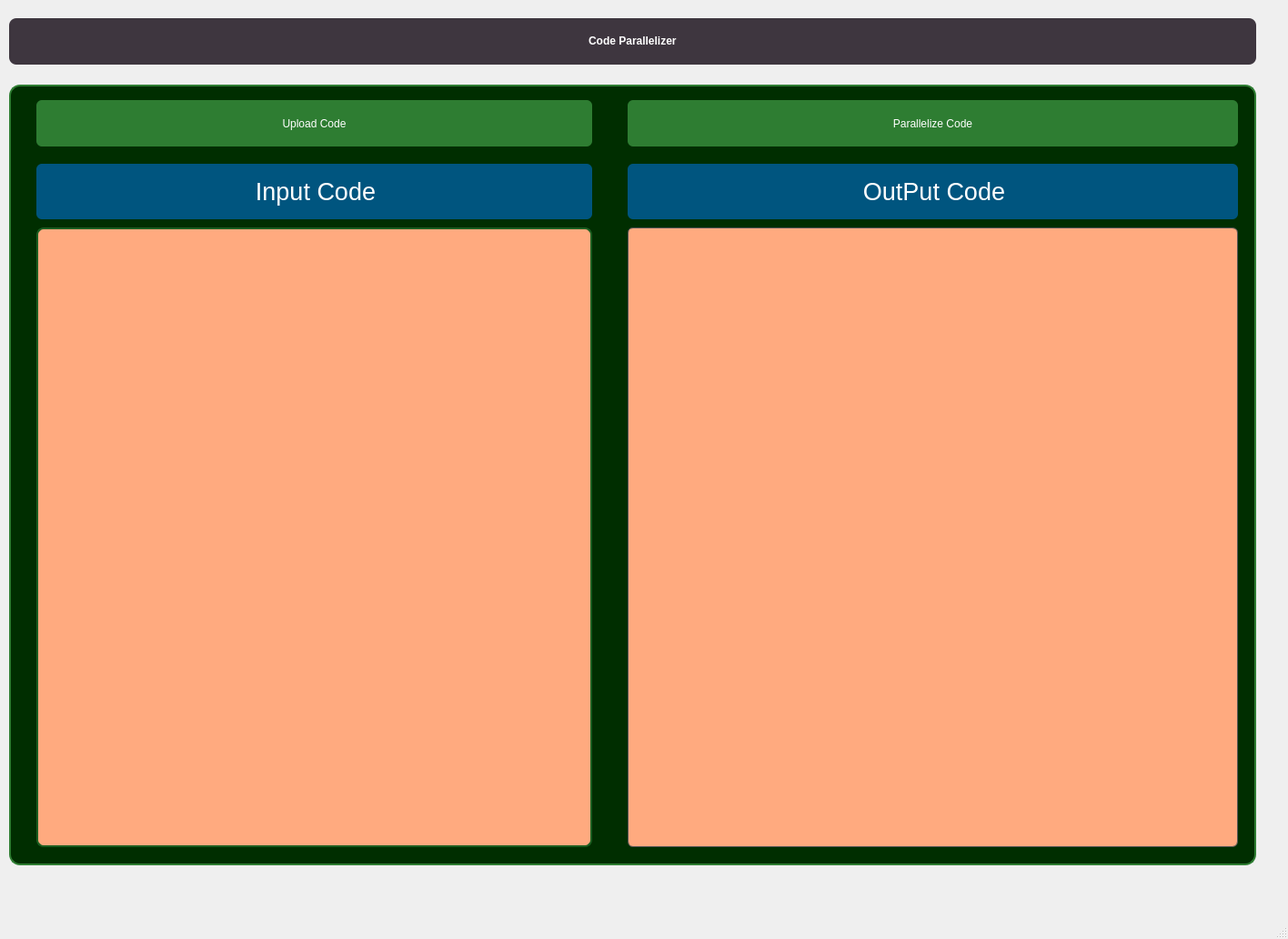
<?xml version="1.0" encoding="UTF-8"?>
<ui version="4.0">
 <class>MainWindow</class>
 <widget class="QMainWindow" name="MainWindow">
  <property name="geometry">
   <rect>
    <x>0</x>
    <y>0</y>
    <width>1416</width>
    <height>1032</height>
   </rect>
  </property>
  <property name="windowTitle">
   <string>MainWindow</string>
  </property>
  <widget class="QWidget" name="centralwidget">
   <widget class="QLabel" name="Bank_System_LB">
    <property name="geometry">
     <rect>
      <x>10</x>
      <y>20</y>
      <width>1371</width>
      <height>51</height>
     </rect>
    </property>
    <property name="styleSheet">
     <string notr="true">QLabel {
    background-color: rgb(62, 54, 63);  /* Dark purple-gray background */
    font: 700 24pt &quot;Segoe UI&quot;;          /* Bold large text for prominence */
    color: rgb(255, 255, 255);          /* White text for contrast */
    padding: 6px 12px;                  /* Adds breathing space inside the label */
    border-radius: 8px;                 /* Rounded corners for a polished look */
}
</string>
    </property>
    <property name="text">
     <string>&lt;html&gt;&lt;head/&gt;&lt;body&gt;&lt;p align=&quot;center&quot;&gt;&lt;span style=&quot; font-weight:700;&quot;&gt;Code Parallelizer  &lt;/span&gt;&lt;/p&gt;&lt;/body&gt;&lt;/html&gt;</string>
    </property>
   </widget>
   <widget class="QGroupBox" name="AppGroup">
    <property name="geometry">
     <rect>
      <x>10</x>
      <y>90</y>
      <width>1371</width>
      <height>861</height>
     </rect>
    </property>
    <property name="styleSheet">
     <string notr="true">/* Central Widget Background */
QWidget#centralWidget {
    background-color: #0c1f0c;  /* Deep green-black tone for subtle contrast */
}

/* GroupBox Styling */
QGroupBox {
    background-color: rgb(0, 46, 0);  /* Maintains your deep green */
    border: 2px solid #2e7d32;        /* Softer green border */
    border-radius: 12px;
    margin-top: 3px;
    padding: 14px;
}

/* Optional: GroupBox Title Style */
QGroupBox::title {
    subcontrol-origin: margin;
    subcontrol-position: top center;
    padding: 5px;
    color: #ffffff;
    font: bold 14pt &quot;Segoe UI&quot;;
    background-color: transparent;
}
</string>
    </property>
    <property name="title">
     <string/>
    </property>
    <widget class="QPushButton" name="pb_convert_uploadCode">
     <property name="geometry">
      <rect>
       <x>30</x>
       <y>20</y>
       <width>611</width>
       <height>51</height>
      </rect>
     </property>
     <property name="styleSheet">
      <string notr="true">QPushButton {
    font: 700 14pt &quot;Segoe UI&quot;;
    background-color: #2e7d32;            /* Dark green */
    color: white;
    padding: 6px 12px;
    border: none;
    border-radius: 6px;
}

QPushButton:hover {
    background-color: #388e3c;
}

QPushButton:pressed {
    background-color: #1b5e20;
}
</string>
     </property>
     <property name="text">
      <string>Upload Code</string>
     </property>
    </widget>
    <widget class="QPlainTextEdit" name="plainTextEdit_SequentialCode">
     <property name="geometry">
      <rect>
       <x>30</x>
       <y>160</y>
       <width>611</width>
       <height>681</height>
      </rect>
     </property>
     <property name="styleSheet">
      <string notr="true">   background-color: rgb(255, 170, 127);
    font: 700 14pt &quot;Segoe UI&quot;;
    color: #2e2e2e;
    border-radius: 8px;
    padding: 10px;
    border: 2px solid #1b5e20;


</string>
     </property>
    </widget>
    <widget class="QPushButton" name="pb_ParallelizeCode">
     <property name="geometry">
      <rect>
       <x>680</x>
       <y>20</y>
       <width>671</width>
       <height>51</height>
      </rect>
     </property>
     <property name="styleSheet">
      <string notr="true">QPushButton {
    font: 700 14pt &quot;Segoe UI&quot;;
    background-color: #2e7d32;            /* Dark green */
    color: white;
    padding: 6px 12px;
    border: none;
    border-radius: 6px;
}

QPushButton:hover {
    background-color: #388e3c;
}

QPushButton:pressed {
    background-color: #1b5e20;
}
</string>
     </property>
     <property name="text">
      <string>Parallelize Code</string>
     </property>
    </widget>
    <widget class="QPlainTextEdit" name="plainTextEdit_ParallelizedCode">
     <property name="geometry">
      <rect>
       <x>680</x>
       <y>160</y>
       <width>671</width>
       <height>681</height>
      </rect>
     </property>
     <property name="styleSheet">
      <string notr="true">
    background-color: rgb(255, 170, 127);  /* Orange-ish */
    font: 700 14pt &quot;Segoe UI&quot;;             /* Bold, 14pt Segoe UI */
    color: black;                          /* Optional: Set text color for contrast */
    border: 1px solid #555;                /* Optional: Add subtle border */
    padding: 6px;                          /* Optional: Improve readability */
    border-radius: 6px;                    /* Optional: Rounded corners */

</string>
     </property>
    </widget>
    <widget class="QLabel" name="label">
     <property name="geometry">
      <rect>
       <x>30</x>
       <y>90</y>
       <width>611</width>
       <height>61</height>
      </rect>
     </property>
     <property name="styleSheet">
      <string notr="true">QLabel {
    font: 700 14pt &quot;Segoe UI&quot;;            /* Bold, 14pt Segoe UI */
    color: white;                         /* White text for dark backgrounds */
    background-color: rgb(0, 85, 127);        /* Keep background clean */
    padding: 4px 8px;                     /* Slight padding for spacing */
    border: none;
    border-radius: 6px;
}
</string>
     </property>
     <property name="text">
      <string>&lt;html&gt;&lt;head/&gt;&lt;body&gt;&lt;p align=&quot;center&quot;&gt;&lt;span style=&quot; font-size:20pt;&quot;&gt;Input Code&lt;/span&gt;&lt;/p&gt;&lt;/body&gt;&lt;/html&gt;</string>
     </property>
    </widget>
    <widget class="QLabel" name="label_2">
     <property name="geometry">
      <rect>
       <x>680</x>
       <y>90</y>
       <width>671</width>
       <height>61</height>
      </rect>
     </property>
     <property name="styleSheet">
      <string notr="true">QLabel {
    font: 700 14pt &quot;Segoe UI&quot;;            /* Bold, 14pt Segoe UI */
    color: white;                         /* White text for dark backgrounds */
    background-color: rgb(0, 85, 127);        /* Keep background clean */
    padding: 4px 8px;                     /* Slight padding for spacing */
    border: none;
    border-radius: 6px;
}
</string>
     </property>
     <property name="text">
      <string>&lt;html&gt;&lt;head/&gt;&lt;body&gt;&lt;p align=&quot;center&quot;&gt;&lt;span style=&quot; font-size:20pt;&quot;&gt;OutPut Code&lt;/span&gt;&lt;/p&gt;&lt;/body&gt;&lt;/html&gt;</string>
     </property>
    </widget>
   </widget>
  </widget>
  <widget class="QMenuBar" name="menubar">
   <property name="geometry">
    <rect>
     <x>0</x>
     <y>0</y>
     <width>1416</width>
     <height>17</height>
    </rect>
   </property>
  </widget>
  <widget class="QStatusBar" name="statusbar"/>
 </widget>
 <resources/>
 <connections/>
</ui>
